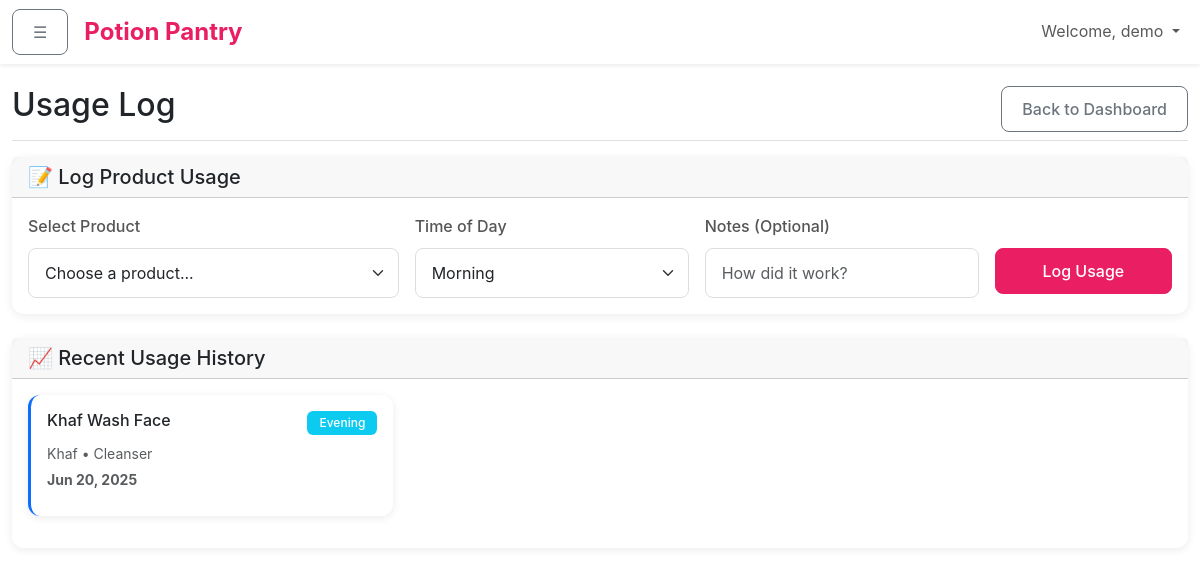
The app's page /pages/usage_log.php (signed in) with its own data.
### tables this page shows
CREATE TABLE `usagelog` (
  `usage_id` int(11) NOT NULL,
  `product_id` int(11) NOT NULL,
  `usage_date` date NOT NULL,
  `time_of_day` enum('Morning','Evening','Both') NOT NULL DEFAULT 'Morning',
  `notes` text DEFAULT NULL,
  `created_at` timestamp NOT NULL DEFAULT current_timestamp()
);

CREATE TABLE `products` (
  `product_id` int(11) NOT NULL,
  `user_id` int(11) NOT NULL,
  `product_name` varchar(255) NOT NULL,
  `brand` varchar(255) NOT NULL,
  `product_type` varchar(100) NOT NULL,
  `purchase_date` date DEFAULT NULL,
  `expiration_date` date DEFAULT NULL,
  `price` decimal(12,2) DEFAULT 0.00,
  `volume_ml` int(11) DEFAULT 0,
  `notes` text DEFAULT NULL,
  `image_path` varchar(255) DEFAULT NULL,
  `last_used_at` date DEFAULT NULL,
  `created_at` timestamp NOT NULL DEFAULT current_timestamp(),
  `updated_at` timestamp NOT NULL DEFAULT current_timestamp() ON UPDATE current_timestamp()
);

### includes/functions.php (called while the page is built, shortened)
<?php
function formatDate($date) {
    return date('M j, Y', strtotime($date));
}
function getUserUsageLogs($user_id, $limit = 20) {
    $db = getDB();
    $stmt = $db->prepare("
        SELECT ul.*, p.product_name, p.brand, p.product_type
        FROM UsageLog ul
        JOIN Products p ON ul.product_id = p.product_id
        WHERE p.user_id = ?
        ORDER BY ul.usage_date DESC, ul.created_at DESC
        LIMIT ?
    ");
    $stmt->execute([$user_id, $limit]);
    return $stmt->fetchAll();
}
?>

### pages/usage_log.php (the view, shortened to what this page needs)
<?php
require_once '../includes/functions.php';
$usage_logs = getUserUsageLogs($_SESSION['user_id'], 50);
?>
<!DOCTYPE html>
<html lang="en">
<head>
    <link href="https://cdn.jsdelivr.net/npm/bootstrap@5.3.0/dist/css/bootstrap.min.css" rel="stylesheet">
    <link href="../assets/css/style.css" rel="stylesheet">
</head>
<body>
    <?php include '../includes/navbar.php'; ?>
    <div class="container-fluid">
        <div class="row">
            <main class="col-12 main-content">
                <div class="d-flex justify-content-between flex-wrap flex-md-nowrap align-items-center pt-3 pb-2 mb-3 border-bottom">
                    <h1 class="h2">Usage Log</h1>
                    <a href="dashboard.php" class="btn btn-outline-secondary">Back to Dashboard</a>
                </div>
                <div class="card mb-4">
                    <div class="card-header">
                        <h5 class="mb-0">📝 Log Product Usage</h5>
                    </div>
                    <div class="card-body">
                        <form method="POST">
                            <div class="row g-3">
                                <div class="col-md-4">
                                    <label for="product_id" class="form-label">Select Product</label>
                                    <select class="form-select" id="product_id" name="product_id" required>
                                        <option value="">Choose a product...</option>
                                    </select>
                                </div>
                                <div class="col-md-3">
                                    <label for="time_of_day" class="form-label">Time of Day</label>
                                    <select class="form-select" id="time_of_day" name="time_of_day" required>
                                        <option value="Morning">Morning</option>
                                    </select>
                                </div>
                                <div class="col-md-3">
                                    <label for="notes" class="form-label">Notes (Optional)</label>
                                    <input type="text" class="form-control" id="notes" name="notes"
                                           placeholder="How did it work?">
                                </div>
                                <div class="col-md-2">
                                    <label class="form-label">&nbsp;</label>
                                    <button type="submit" class="btn btn-primary w-100">Log Usage</button>
                                </div>
                            </div>
                        </form>
                    </div>
                </div>
                <div class="card">
                    <div class="card-header">
                        <h5 class="mb-0">📈 Recent Usage History</h5>
                    </div>
                    <div class="card-body">
                        <?php if (empty($usage_logs)): ?>
                            <div class="text-center py-4">
                                <h6 class="text-muted">No usage history yet</h6>
                                <p class="text-muted">Start logging your skincare routine above!</p>
                            </div>
                        <?php else: ?>
                            <div class="row">
                                <?php foreach ($usage_logs as $log): ?>
                                    <div class="col-md-6 col-lg-4 mb-3">
                                        <div class="card border-start border-primary border-3">
                                            <div class="card-body p-3">
                                                <div class="d-flex justify-content-between align-items-start mb-2">
                                                    <h6 class="card-title mb-0"><?= htmlspecialchars($log['product_name']) ?></h6>
                                                    <span class="badge <?= $log['time_of_day'] === 'Morning' ? 'bg-warning' : ($log['time_of_day'] === 'Evening' ? 'bg-info' : 'bg-secondary') ?>">
                                                        <?= $log['time_of_day'] ?>
                                                    </span>
                                                </div>
                                                <p class="card-text text-muted small mb-1">
                                                    <?= htmlspecialchars($log['brand']) ?> • <?= htmlspecialchars($log['product_type']) ?>
                                                </p>
                                                <p class="card-text text-muted small mb-2">
                                                    <strong><?= formatDate($log['usage_date']) ?></strong>
                                                </p>
                                            </div>
                                        </div>
                                    </div>
                                <?php endforeach; ?>
                            </div>
                        <?php endif; ?>
                    </div>
                </div>
            </main>
        </div>
    </div>
</body>
</html>

### assets/css/style.css (style rules this page uses)
:root { --primary-color: #e91e63; --primary-light: #f8bbd9; --primary-dark: #ad1457; --secondary-color: #9c27b0; --success-color: #4caf50; --warning-color: #ff9800; --danger-color: #f44336; --info-color: #2196f3; --light-color: #f8f9fa; --dark-color: #212529; --sidebar-width: 240px; }
body { font-family: 'Inter', 'Segoe UI', Tahoma, Geneva, Verdana, sans-serif; line-height: 1.6; }
.btn-primary { background: var(--primary-color); border-color: var(--primary-color); font-weight: 500; }
.main-content { margin-left: 0; transition: margin-left 0.3s ease; padding-top: 70px; min-height: 100vh; }
.card { border: none; box-shadow: 0 2px 10px rgba(0,0,0,0.08); border-radius: 12px; transition: all 0.3s ease; }
.form-control, .form-select { border-radius: 8px; border: 1px solid #ddd; padding: 12px 16px; transition: all 0.3s ease; }
.form-label { font-weight: 500; color: #555; margin-bottom: 8px; }
.badge { font-weight: 500; padding: 6px 12px; border-radius: 6px; }
.fade-in { animation: fadeIn 0.5s ease-in; }
.btn { border-radius: 8px; font-weight: 500; padding: 10px 20px; transition: all 0.3s ease; }

### records on screen
usagelog: product.product_name "Khaf Wash Face", time_of_day "Evening", product.brand "Khaf", product.product_type "Cleanser", usage_date "Jun 20, 2025"

### other values on screen
$_SESSION['username'] "demo"
